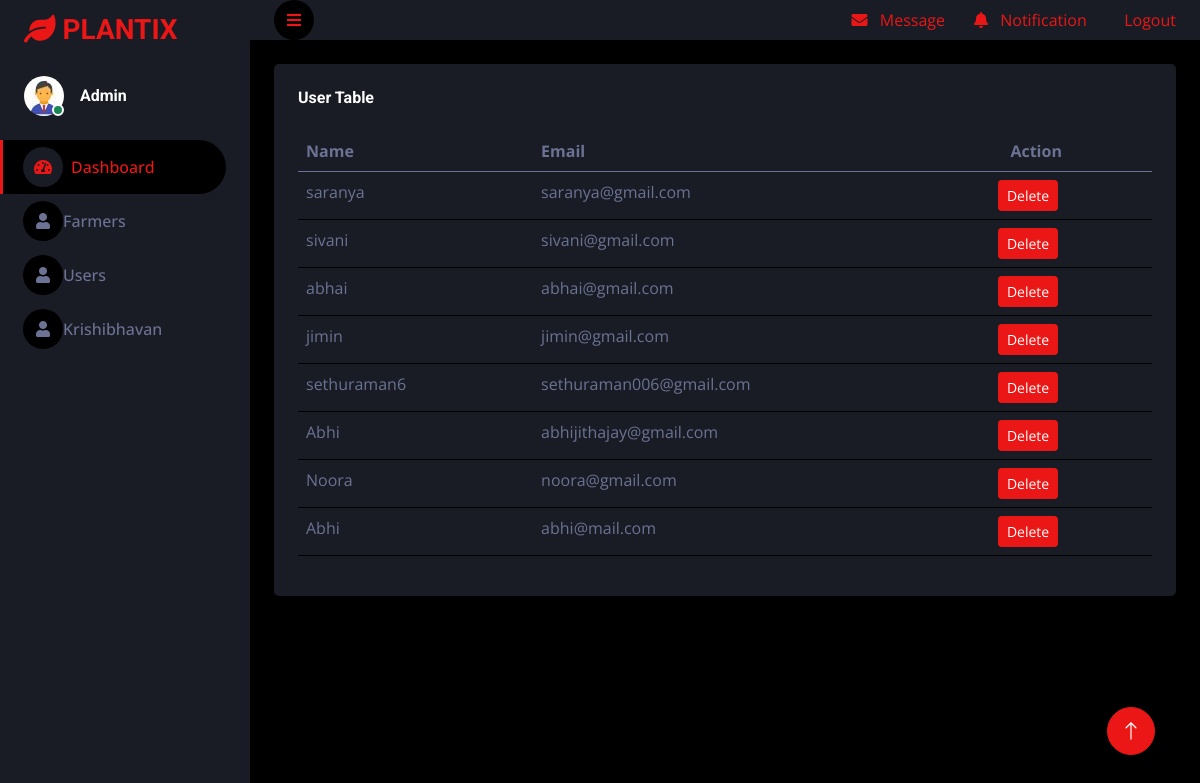
The app's page /admin_userview with its own data.
### modules/models.py (models this page shows, shortened)
class userreg(models.Model):
    user_id = models.IntegerField()
    name=models.CharField(max_length=255)
    email=models.EmailField(max_length=255)
    username = models.CharField(max_length=50)
    pass1=models.CharField(max_length=255)
    status = models.CharField(max_length=50)

### modules/views.py (the view)
# urls.py: path('admin_userview', views.userview,name='admin_userview'),
def userview(request):
    all=userreg.objects.all()
    return render(request,'userview.html',{'disp':all})

### modules/templates/userview.html (shortened to what this page needs)
<!DOCTYPE html>
<html lang="en">
    {% load static %}
<head>
    <link href="https://cdnjs.cloudflare.com/ajax/libs/font-awesome/5.10.0/css/all.min.css" rel="stylesheet">
    <link href="https://cdn.jsdelivr.net/npm/bootstrap-icons@1.4.1/font/bootstrap-icons.css" rel="stylesheet">
    <link href="{% static 'adminlib/owlcarousel/assets/owl.carousel.min.css' %}" rel="stylesheet">
    <link href="{% static 'adminlib/tempusdominus/css/tempusdominus-bootstrap-4.min.css' %}" rel="stylesheet" />
    <link href="{% static 'admincss/bootstrap.min.css' %}" rel="stylesheet">
    <link href="{% static 'admincss/style.css' %}" rel="stylesheet">
</head>
<body>
    <div class="container-fluid position-relative d-flex p-0">
        <div class="sidebar pe-4 pb-3">
            <nav class="navbar bg-secondary navbar-dark">
                <a href="" class="navbar-brand mx-4 mb-3">
                    <h3 class="text-primary"><i class="fa fa-leaf" aria-hidden="true"></i>&nbsp;PLANTIX</h3>
                </a>
                <div class="d-flex align-items-center ms-4 mb-4">
                    <div class="position-relative">
                        <img class="rounded-circle" src="{% static 'adminimg/a.jpg' %}" alt="" style="width: 40px; height: 40px;">
                        <div class="bg-success rounded-circle border border-2 border-white position-absolute end-0 bottom-0 p-1"></div>
                    </div>
                    <div class="ms-3">
                        <h6 class="mb-0">Admin</h6>
                    </div>
                </div>
                <div class="navbar-nav w-100">
                    <a href="/adminindex" class="nav-item nav-link active"><i class="fa fa-tachometer-alt me-2"></i>Dashboard</a>
                    <a href="/farmer" class="nav-item nav-link"><i class="fa fa-user" aria-hidden="true"></i></i>Farmers</a>
                    <a href="/user" class="nav-item nav-link"><i class="fa fa-user" aria-hidden="true"></i>Users</a>
                    <a href="/krishi" class="nav-item nav-link"><i class="fa fa-user" aria-hidden="true"></i>Krishibhavan</a>
                </div>
            </nav>
        </div>
        <div class="content">
            <nav class="navbar navbar-expand bg-secondary navbar-dark sticky-top px-4 py-0">
                <a href="#" class="sidebar-toggler flex-shrink-0">
                    <i class="fa fa-bars"></i>
                </a>
                <div class="navbar-nav align-items-center ms-auto">
                    <div>
                        <a href="#"  >
                            <i class="fa fa-envelope me-lg-2"></i>
                            <span class="d-none d-lg-inline-flex">Message</span>&nbsp;&nbsp;&nbsp;&nbsp;&nbsp;&nbsp;&nbsp;
                        </a>
                    </div>
                    <div class="nav-item dropdown">
                        <a href="#" >
                            <i class="fa fa-bell me-lg-2"></i>
                            <span class="d-none d-lg-inline-flex">Notification</span>&nbsp;&nbsp;&nbsp;&nbsp;&nbsp;&nbsp;&nbsp;&nbsp;
                        </a>
                    </div>
                    <div class="nav-item dropdown">
                        <a href="#"  >
                            <span class="d-none d-lg-inline-flex">Logout</span>
                        </a>
                    </div>
                </div>
            </nav>
            <div class="container-fluid pt-4 px-4">
                <div class="row g-4">
                    <div class="col-12">
                        <div class="bg-secondary rounded h-100 p-4">
                            <h6 class="mb-4">User Table</h6>
                            <div class="table-responsive">
                                <table class="table">
                                    <thead>
                                        <tr>
                                            <th scope="col">Name</th>
                                                  <th scope="col">Email</th>
                                                  <th scope="col">&nbsp;&nbsp;&nbsp;Action</th>
                                        </tr>
                                    </thead>
                                    <tbody>
                                        {%for modules in disp%}
                                        <tr>
                                            <td>
                                                {{modules.name}}
                                              </td>
                                              <td>
                                                {{modules.email}}
                                              </td>
                                              <td><a class="btn btn-sm btn-primary" href="{%url 'userdelete' modules.id%}">Delete</a>
                                            </tr>
                                            {%endfor%}
                                    </tbody>
                                </table>
                            </div>
                        </div>
                    </div>
                </div>
            </div>
        </div>
        <a href="#" class="btn btn-lg btn-primary btn-lg-square back-to-top"><i class="bi bi-arrow-up"></i></a>
</body>
</html>

### modules/static/admincss/style.css (style rules this page uses)
:root { --primary: #EB1616; --secondary: #191C24; --light: #6C7293; --dark: #000000; }
.back-to-top { position: fixed; display: none; right: 45px; bottom: 45px; z-index: 99; }
.btn { transition: .5s; }
.btn-lg-square { width: 48px; height: 48px; }
.btn-square, .btn-sm-square, .btn-lg-square { padding: 0; display: inline-flex; align-items: center; justify-content: center; font-weight: normal; border-radius: 50px; }
.sidebar { position: fixed; top: 0; left: 0; bottom: 0; width: 250px; height: 100vh; overflow-y: auto; background: var(--secondary); transition: 0.5s; z-index: 999; }
.content { margin-left: 250px; min-height: 100vh; background: var(--dark); transition: 0.5s; }
@media (min-width: 992px) { .sidebar { margin-left: 0; } }
@media (min-width: 992px) { .content { width: calc(100% - 250px); } }
.sidebar .navbar .navbar-nav .nav-link { padding: 7px 20px; color: var(--light); font-weight: 500; border-left: 3px solid var(--secondary); border-radius: 0 30px 30px 0; outline: none; }
.sidebar .navbar .navbar-nav .nav-link:hover, .sidebar .navbar .navbar-nav .nav-link.active { color: var(--primary); background: var(--dark); border-color: var(--primary); }
.sidebar .navbar .navbar-nav .nav-link i { width: 40px; height: 40px; display: inline-flex; align-items: center; justify-content: center; background: var(--dark); border-radius: 40px; }
.sidebar .navbar .navbar-nav .nav-link:hover i, .sidebar .navbar .navbar-nav .nav-link.active i { background: var(--secondary); }
.content .navbar .sidebar-toggler, .content .navbar .navbar-nav .nav-link i { width: 40px; height: 40px; display: inline-flex; align-items: center; justify-content: center; background: var(--dark); border-radius: 40px; }

### records on screen
userreg: name "saranya", email "saranya@gmail.com"
userreg: name "sivani", email "sivani@gmail.com"
userreg: name "abhai", email "abhai@gmail.com"
userreg: name "jimin", email "jimin@gmail.com"
userreg: name "sethuraman6", email "sethuraman006@gmail.com"
userreg: name "Abhi", email "abhijithajay@gmail.com"
userreg: name "Noora", email "noora@gmail.com"
userreg: name "Abhi", email "abhi@mail.com"
